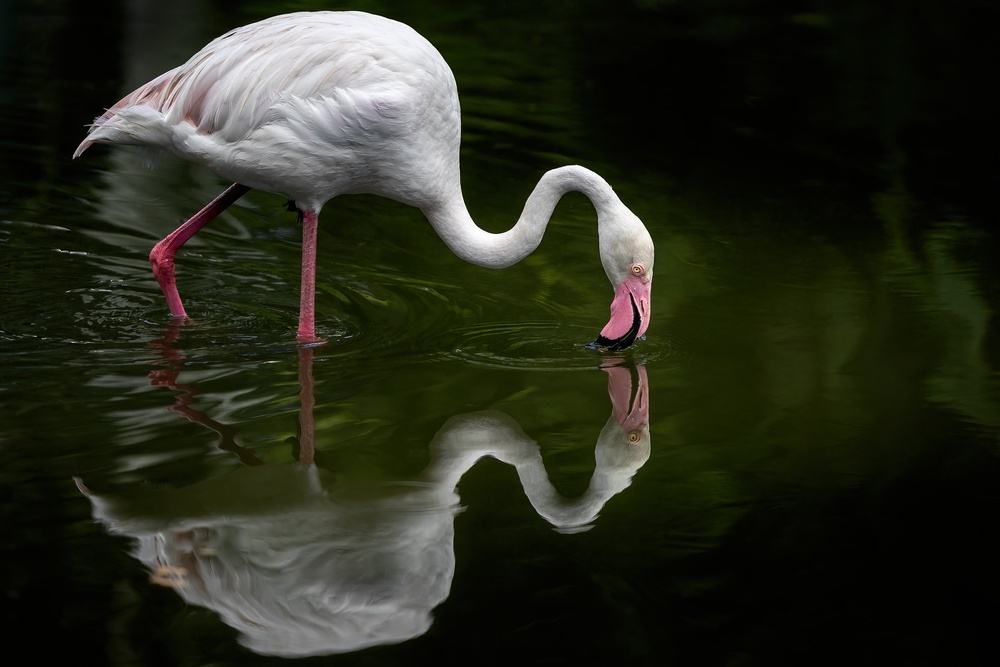
#> input picture rolando-yera-KC2MnNfAuE8-unsplash.jpg, 1000 x 667 px, shrunk from 3669 x 2446 before the run
$ python main.py   (older library calls are emulated)
#> lines starting #> are read from the running program, lines starting #| are printed output that depends on the picture
from tkinter import *
# import file dialog to open the image
from tkinter import filedialog
from PIL import Image, ImageDraw, ImageFont

window = Tk()
window.withdraw()
file_name = filedialog.askopenfilename(
    initialdir='/Users/serenawang/Documents/100DaysofPython/day-84-water marker app GUI')
#> the answer given: rolando-yera-KC2MnNfAuE8-unsplash.jpg
print(file_name)


def add_watermark(image):
    '''Create an image object from an image'''
#> called with image = 'rolando-yera-KC2MnNfAuE8-unsplash.jpg'
    img = Image.open(image)
#> img is the input picture: PIL image 1000x667 RGB; mean R, G, B 39.7, 42.1, 28.9
    img_width, img_height = img.size
#> img_width = 1000; img_height = 667

    draw = ImageDraw.Draw(img)
    text = "some watermark"

    '''Create font of the watermark'''
    font = ImageFont.truetype('Arial.ttf', 36)
    text_width, text_height = draw.textsize(text, font)
#> text_width = 304; text_height = 34

    ''' Calculate the coordinates of the watermark'''
    margin = 100
    x = img_width - text_width - margin
#> x = 596
    y = img_height - text_height - margin
#> y = 533

    ''' Create watermark in the bottom at right corner'''
    draw.text((x, y), text, font=font)
    img.show()
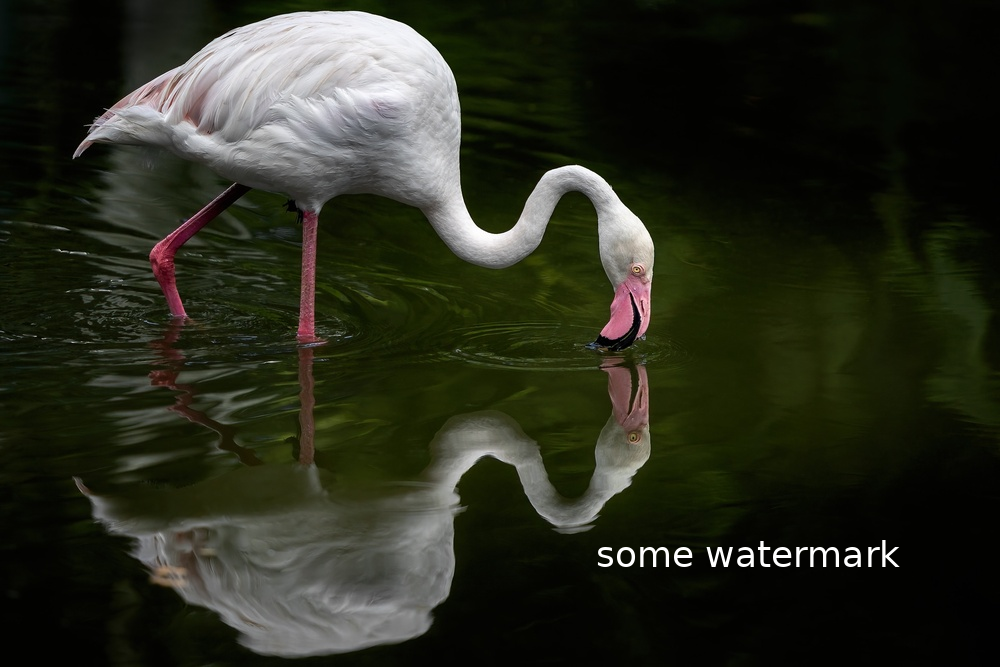
#> shown: PIL image 1000x667 RGB; mean R, G, B 40.5, 42.9, 29.7

    img.save(
        f'/Users/serenawang/Documents/100DaysofPython/watermarked{image}.jpg')


add_watermark(file_name)
